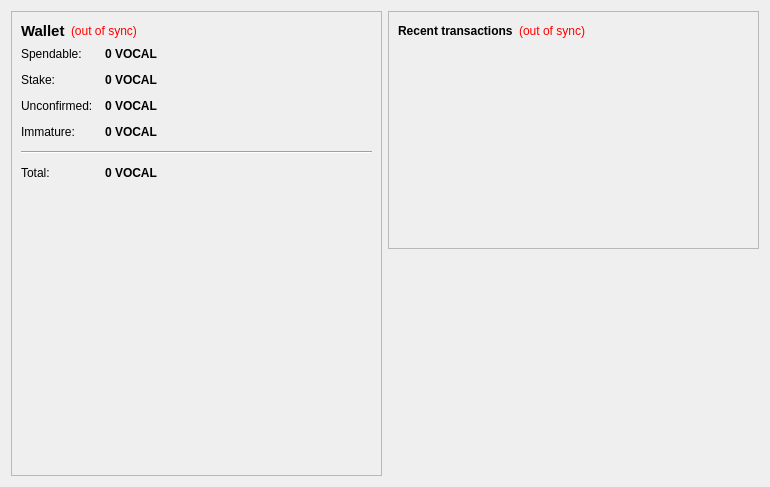
<?xml version="1.0" encoding="UTF-8"?>
<ui version="4.0">
 <class>OverviewPage</class>
 <widget class="QWidget" name="OverviewPage">
  <property name="geometry">
   <rect>
    <x>0</x>
    <y>0</y>
    <width>770</width>
    <height>487</height>
   </rect>
  </property>
  <property name="windowTitle">
   <string>Form</string>
  </property>
  <layout class="QHBoxLayout" name="horizontalLayout" stretch="1,1">
   <item>
    <layout class="QVBoxLayout" name="verticalLayout_2">
     <item>
      <widget class="QFrame" name="frame">
       <property name="frameShape">
        <enum>QFrame::StyledPanel</enum>
       </property>
       <property name="frameShadow">
        <enum>QFrame::Raised</enum>
       </property>
       <layout class="QVBoxLayout" name="verticalLayout_4">
        <item>
         <layout class="QHBoxLayout" name="horizontalLayout_4">
          <item>
           <widget class="QLabel" name="label_5">
            <property name="font">
             <font>
              <pointsize>11</pointsize>
              <weight>75</weight>
              <bold>true</bold>
             </font>
            </property>
            <property name="text">
             <string>Wallet</string>
            </property>
           </widget>
          </item>
          <item>
           <widget class="QLabel" name="labelWalletStatus">
            <property name="toolTip">
             <string>The displayed information may be out of date. Your wallet automatically synchronizes with the vocal network after a connection is established, but this process has not completed yet.</string>
            </property>
            <property name="styleSheet">
             <string notr="true">QLabel { color: red; }</string>
            </property>
            <property name="text">
             <string notr="true">(out of sync)</string>
            </property>
            <property name="alignment">
             <set>Qt::AlignLeading|Qt::AlignLeft|Qt::AlignVCenter</set>
            </property>
           </widget>
          </item>
          <item>
           <spacer name="horizontalSpacer_2">
            <property name="orientation">
             <enum>Qt::Horizontal</enum>
            </property>
            <property name="sizeHint" stdset="0">
             <size>
              <width>40</width>
              <height>20</height>
             </size>
            </property>
           </spacer>
          </item>
         </layout>
        </item>
        <item>
         <layout class="QFormLayout" name="formLayout_2">
          <property name="fieldGrowthPolicy">
           <enum>QFormLayout::AllNonFixedFieldsGrow</enum>
          </property>
          <property name="horizontalSpacing">
           <number>12</number>
          </property>
          <property name="verticalSpacing">
           <number>12</number>
          </property>
          <item row="0" column="0">
           <widget class="QLabel" name="label">
            <property name="text">
             <string>Spendable:</string>
            </property>
           </widget>
          </item>
          <item row="0" column="1">
           <widget class="QLabel" name="labelBalance">
            <property name="font">
             <font>
              <weight>75</weight>
              <bold>true</bold>
             </font>
            </property>
            <property name="cursor">
             <cursorShape>IBeamCursor</cursorShape>
            </property>
            <property name="toolTip">
             <string>Your current spendable balance</string>
            </property>
            <property name="text">
             <string notr="true">0 VOCAL</string>
            </property>
            <property name="textInteractionFlags">
             <set>Qt::LinksAccessibleByMouse|Qt::TextSelectableByKeyboard|Qt::TextSelectableByMouse</set>
            </property>
           </widget>
          </item>
          <item row="1" column="0">
           <widget class="QLabel" name="label_6">
            <property name="text">
             <string>Stake:</string>
            </property>
           </widget>
          </item>
          <item row="1" column="1">
           <widget class="QLabel" name="labelStake">
            <property name="font">
             <font>
              <weight>75</weight>
              <bold>true</bold>
             </font>
            </property>
            <property name="cursor">
             <cursorShape>IBeamCursor</cursorShape>
            </property>
            <property name="toolTip">
             <string>Total of coins that was staked, and do not yet count toward the current balance</string>
            </property>
            <property name="text">
             <string notr="true">0 VOCAL</string>
            </property>
            <property name="textInteractionFlags">
             <set>Qt::LinksAccessibleByMouse|Qt::TextSelectableByKeyboard|Qt::TextSelectableByMouse</set>
            </property>
           </widget>
          </item>
          <item row="2" column="0">
           <widget class="QLabel" name="label_3">
            <property name="text">
             <string>Unconfirmed:</string>
            </property>
           </widget>
          </item>
          <item row="2" column="1">
           <widget class="QLabel" name="labelUnconfirmed">
            <property name="font">
             <font>
              <weight>75</weight>
              <bold>true</bold>
             </font>
            </property>
            <property name="cursor">
             <cursorShape>IBeamCursor</cursorShape>
            </property>
            <property name="toolTip">
             <string>Total of transactions that have yet to be confirmed, and do not yet count toward the current balance</string>
            </property>
            <property name="text">
             <string notr="true">0 VOCAL</string>
            </property>
            <property name="textInteractionFlags">
             <set>Qt::LinksAccessibleByMouse|Qt::TextSelectableByKeyboard|Qt::TextSelectableByMouse</set>
            </property>
           </widget>
          </item>
          <item row="3" column="0">
           <widget class="QLabel" name="labelImmatureText">
            <property name="text">
             <string>Immature:</string>
            </property>
           </widget>
          </item>
          <item row="3" column="1">
           <widget class="QLabel" name="labelImmature">
            <property name="font">
             <font>
              <weight>75</weight>
              <bold>true</bold>
             </font>
            </property>
            <property name="toolTip">
             <string>Mined balance that has not yet matured</string>
            </property>
            <property name="text">
             <string notr="true">0 VOCAL</string>
            </property>
            <property name="textInteractionFlags">
             <set>Qt::LinksAccessibleByMouse|Qt::TextSelectableByKeyboard|Qt::TextSelectableByMouse</set>
            </property>
           </widget>
          </item>
          <item row="4" column="0" colspan="2">
           <widget class="Line" name="line">
            <property name="orientation">
             <enum>Qt::Horizontal</enum>
            </property>
           </widget>
          </item>
          <item row="5" column="0">
           <widget class="QLabel" name="labelTotalText">
            <property name="text">
             <string>Total:</string>
            </property>
           </widget>
          </item>
          <item row="5" column="1">
           <widget class="QLabel" name="labelTotal">
            <property name="font">
             <font>
              <weight>75</weight>
              <bold>true</bold>
             </font>
            </property>
            <property name="cursor">
             <cursorShape>IBeamCursor</cursorShape>
            </property>
            <property name="toolTip">
             <string>Your current total balance</string>
            </property>
            <property name="text">
             <string notr="true">0 VOCAL</string>
            </property>
            <property name="textInteractionFlags">
             <set>Qt::LinksAccessibleByMouse|Qt::TextSelectableByKeyboard|Qt::TextSelectableByMouse</set>
            </property>
           </widget>
          </item>
         </layout>
        </item>
        <item>
         <spacer name="verticalSpacer">
          <property name="orientation">
           <enum>Qt::Vertical</enum>
          </property>
          <property name="sizeHint" stdset="0">
           <size>
            <width>20</width>
            <height>20</height>
           </size>
          </property>
         </spacer>
        </item>
        <item>
         <widget class="QLabel" name="label_2">
          <property name="minimumSize">
           <size>
            <width>300</width>
            <height>177</height>
           </size>
          </property>
          <property name="text">
           <string>&lt;html&gt;&lt;head/&gt;&lt;body&gt;&lt;p align=&quot;center&quot;&gt;&lt;a href=&quot;https://vocalit.com&quot;&gt;&lt;span style=&quot; text-decoration: underline; color:#0000ff;&quot;&gt;&lt;img src=&quot;:/images/wallet&quot;/&gt;&lt;/span&gt;&lt;/a&gt;&lt;/p&gt;&lt;/body&gt;&lt;/html&gt;</string>
          </property>
         </widget>
        </item>
        <item>
         <spacer name="verticalSpacer_3">
          <property name="orientation">
           <enum>Qt::Vertical</enum>
          </property>
          <property name="sizeHint" stdset="0">
           <size>
            <width>20</width>
            <height>10</height>
           </size>
          </property>
         </spacer>
        </item>
       </layout>
      </widget>
     </item>
    </layout>
   </item>
   <item>
    <layout class="QVBoxLayout" name="verticalLayout_3">
     <item>
      <widget class="QFrame" name="frame_2">
       <property name="frameShape">
        <enum>QFrame::StyledPanel</enum>
       </property>
       <property name="frameShadow">
        <enum>QFrame::Raised</enum>
       </property>
       <layout class="QVBoxLayout" name="verticalLayout">
        <item>
         <layout class="QHBoxLayout" name="horizontalLayout_2">
          <item>
           <widget class="QLabel" name="label_4">
            <property name="text">
             <string>&lt;b&gt;Recent transactions&lt;/b&gt;</string>
            </property>
           </widget>
          </item>
          <item>
           <widget class="QLabel" name="labelTransactionsStatus">
            <property name="toolTip">
             <string>The displayed information may be out of date. Your wallet automatically synchronizes with the vocal network after a connection is established, but this process has not completed yet.</string>
            </property>
            <property name="styleSheet">
             <string notr="true">QLabel { color: red; }</string>
            </property>
            <property name="text">
             <string notr="true">(out of sync)</string>
            </property>
            <property name="alignment">
             <set>Qt::AlignRight|Qt::AlignTrailing|Qt::AlignVCenter</set>
            </property>
           </widget>
          </item>
          <item>
           <spacer name="horizontalSpacer">
            <property name="orientation">
             <enum>Qt::Horizontal</enum>
            </property>
            <property name="sizeHint" stdset="0">
             <size>
              <width>40</width>
              <height>20</height>
             </size>
            </property>
           </spacer>
          </item>
         </layout>
        </item>
        <item>
         <widget class="QListView" name="listTransactions">
          <property name="styleSheet">
           <string notr="true">QListView { background: transparent; }</string>
          </property>
          <property name="frameShape">
           <enum>QFrame::NoFrame</enum>
          </property>
          <property name="verticalScrollBarPolicy">
           <enum>Qt::ScrollBarAlwaysOff</enum>
          </property>
          <property name="horizontalScrollBarPolicy">
           <enum>Qt::ScrollBarAlwaysOff</enum>
          </property>
          <property name="selectionMode">
           <enum>QAbstractItemView::NoSelection</enum>
          </property>
         </widget>
        </item>
       </layout>
      </widget>
     </item>
     <item>
      <spacer name="verticalSpacer_2">
       <property name="orientation">
        <enum>Qt::Vertical</enum>
       </property>
       <property name="sizeHint" stdset="0">
        <size>
         <width>20</width>
         <height>40</height>
        </size>
       </property>
      </spacer>
     </item>
    </layout>
   </item>
  </layout>
 </widget>
 <resources>
  <include location="../bitcoin.qrc"/>
 </resources>
 <connections/>
</ui>
